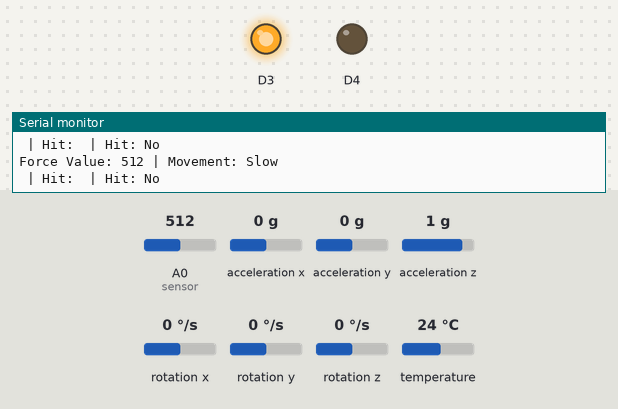
This sketch was run on a simulated ESP8266 (NodeMCU). Shown: output pins drawn as LEDs (lit = HIGH), the last lines printed to the serial monitor. The test bench sets the inputs (shaded band); at power-on: A0 (sensor) = 512, acceleration x 0 g, acceleration y 0 g, acceleration z 1 g, rotation x 0 °/s, rotation y 0 °/s, rotation z 0 °/s, temperature 24 °C.

Above: at 1.2 s.
1.3 s: A0 (sensor) set to 22
2.8 s: A0 (sensor) set to 18
At 3.6 s:
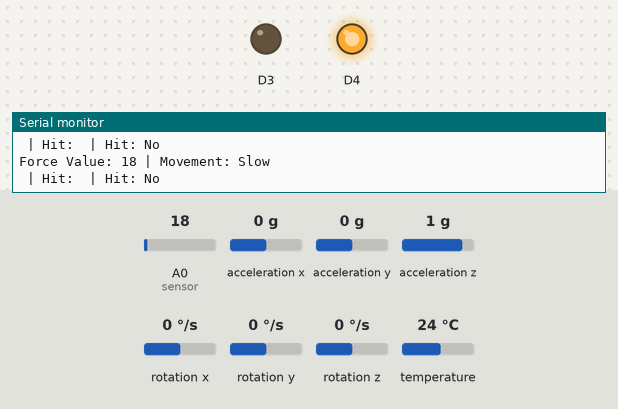
5.9 s: A0 (sensor) set to 30
At 6.6 s:
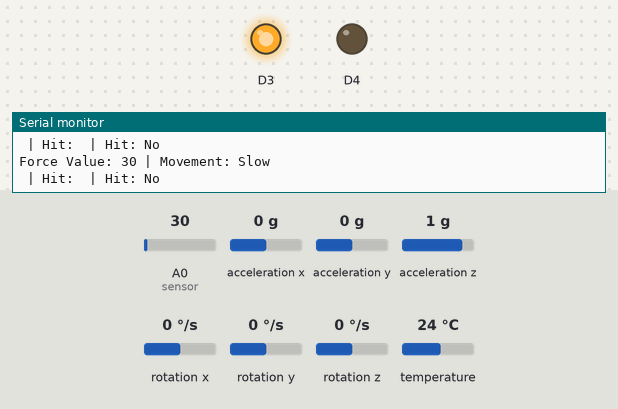
7.4 s: A0 (sensor) set to 10
At 7.9 s:
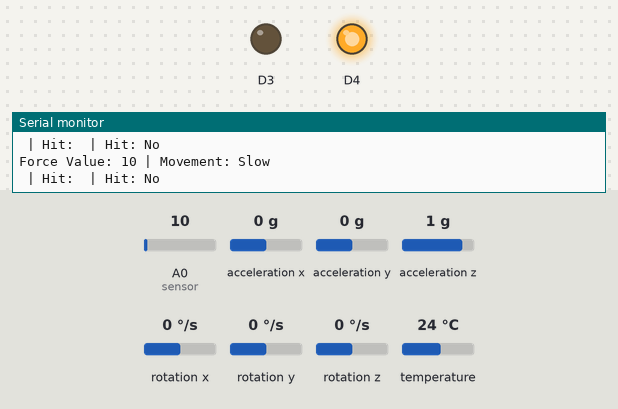
Timing chart, 0 to 9.9 s (numbered marks = the images above; inputs shaded):
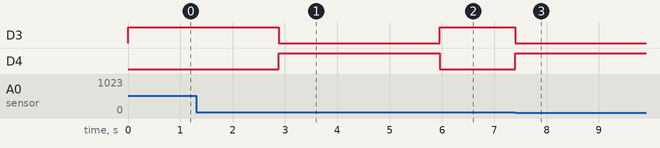

The sketch:

mergedForceAcc.ino
```cpp
// for esp8266 IP Address: 172.20.10.12

#include <ESP8266WiFi.h>
#include <ESP8266WebServer.h>

#include <Wire.h>
#include <Adafruit_Sensor.h>
#include <Adafruit_MPU6050.h>

Adafruit_MPU6050 mpu;

// Wi-Fi credentials
const char* ssid = "uwontop";
const char* password = "password";

// Create a web server on port 80
ESP8266WebServer server(80);

void handleRoot() {
  int forceVal = analogRead(A0);  // Read force sensor value
  server.send(200, "text/plain", String(forceVal)); // Send as plain text
}

void setup() {
  // Serial.begin(9600);

  pinMode(D3, OUTPUT);
  pinMode(D4, OUTPUT);


  Serial.begin(115200);
  while (!Serial) delay(10);

  // Initialize I2C communication
  Wire.begin(D2, D1);

  // Initialize MPU6050
  if (!mpu.begin()) {
    Serial.println("Failed to find MPU6050 chip");
    while (1) {
      delay(10);
    }
  }
  Serial.println("MPU6050 Found!");

  // Configure MPU6050
  mpu.setAccelerometerRange(MPU6050_RANGE_2_G);
  mpu.setGyroRange(MPU6050_RANGE_250_DEG);
  mpu.setFilterBandwidth(MPU6050_BAND_21_HZ);


  // Connect to Wi-Fi
  // WiFi.begin(ssid, password);
  // while (WiFi.status() != WL_CONNECTED) {
  //   delay(1000);
  //   Serial.println("Connecting to WiFi...");
  // }

  Serial.println("Connected to WiFi");
  Serial.print("IP Address: ");
  Serial.println(WiFi.localIP());

  // Define route for HTTP GET request
  server.on("/", handleRoot);

  // Start the server
  server.begin();
}

void loop() {
  server.handleClient();  // Handle incoming HTTP requests

  int forceVal = analogRead(A0);

  int hit = 0;
  if (forceVal > 20) {
    int hit = 1;
    digitalWrite(D3, HIGH);
    digitalWrite(D4, LOW);
  }
  else {
    int hit = 0;
    digitalWrite(D3, LOW);
    digitalWrite(D4, HIGH);
  }

  // // LED control based on force sensor value
  // digitalWrite(D3, forceVal < 20 ? LOW : HIGH);
  // digitalWrite(D4, forceVal < 20 ? HIGH : LOW);

    // Get new sensor events
  sensors_event_t a, g, temp;
  mpu.getEvent(&a, &g, &temp);

  float accelMagnitude = sqrt(a.acceleration.x * a.acceleration.x +
                            a.acceleration.y * a.acceleration.y +
                            a.acceleration.z * a.acceleration.z);
  String movement;
  if (accelMagnitude > 15) {
    movement = "Fast";
  } else if (accelMagnitude > 5) {
    movement = "Slow";
  } else {
    movement = "Still";
  }

  // Print status to Serial Monitor
  // Serial.print("Filtered Force Value: "); Serial.print(forceValue);
  // Serial.print(" | Hit: "); Serial.print(hit ? "Yes" : "No");

  Serial.print("Force Value: "); Serial.print(forceVal);
  Serial.print(" | Movement: "); Serial.println(movement);
  Serial.print(" | Hit: ");
  Serial.print(" | Hit: ");
    if (hit == 1) {
      Serial.print("Yes");
    } else {
      Serial.print("No");
    }

  // // Print accelerometer data
  // Serial.print("Accel X: "); Serial.print(a.acceleration.x); Serial.print(" m/s^2, ");
  // Serial.print("Y: "); Serial.print(a.acceleration.y); Serial.print(" m/s^2, ");
  // Serial.print("Z: "); Serial.print(a.acceleration.z); Serial.println(" m/s^2");

  // // Print gyroscope data
  // Serial.print("Gyro X: "); Serial.print(g.gyro.x); Serial.print(" rad/s, ");
  // Serial.print("Y: "); Serial.print(g.gyro.y); Serial.print(" rad/s, ");
  // Serial.print("Z: "); Serial.print(g.gyro.z); Serial.println(" rad/s");

  // // Print temperature data
  // Serial.print("Temp: "); Serial.print(temp.temperature); Serial.println(" C");

  Serial.println();

  delay(100); // Small delay for stability
}
```

Measured:
- the behaviour switches between 21 and 20 on A0 (sensor) (found by bisection; images 0 and 1)
- after the input at 2.8 s, D3: HIGH → LOW after 0.08 s; D4: LOW → HIGH after 0.08 s
- after the input at 5.9 s, D3: LOW → HIGH after 0.06 s; D4: HIGH → LOW after 0.06 s
- after the input at 7.4 s, D3: HIGH → LOW at once; D4: LOW → HIGH at once
